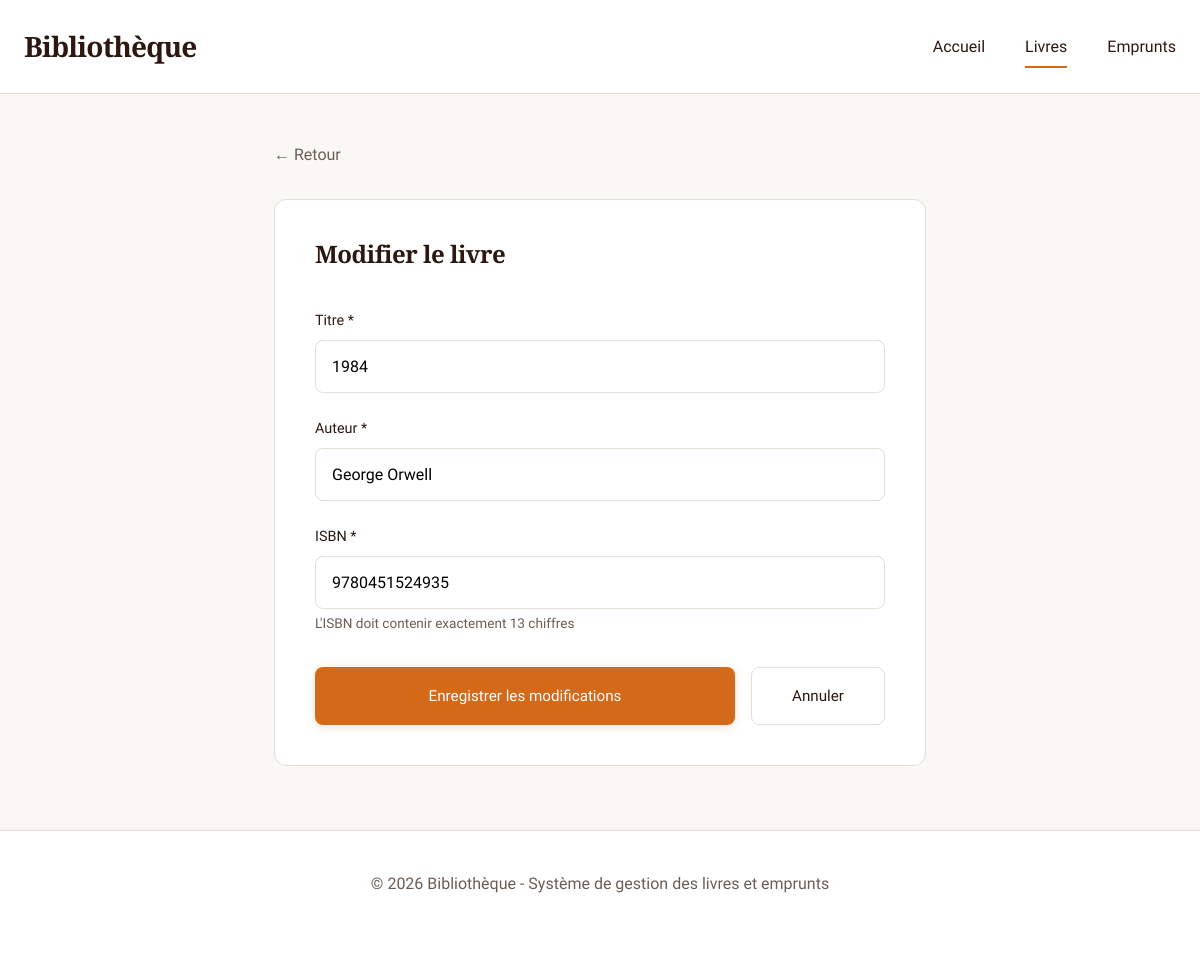
Page /livres/1/modifier/ on the committed database.
### livres/models.py (models this page shows, shortened)
class Livre(models.Model):
    titre = models.CharField(max_length=200, verbose_name="Titre")
    auteur = models.CharField(max_length=200, verbose_name="Auteur")
    isbn = models.CharField(max_length=13, unique=True, verbose_name="ISBN")
    created_at = models.DateTimeField(auto_now_add=True)
    updated_at = models.DateTimeField(auto_now=True)
    class Meta:
        verbose_name = "Livre"
        verbose_name_plural = "Livres"
        ordering = ['-created_at']

### livres/views.py (the view, shortened to what this page needs)
# urls.py: path('livres/<int:pk>/modifier/', views.livre_update, name='livre_update'),
def livre_update(request, pk):
    livre = get_object_or_404(Livre, pk=pk)
    context = {'livre': livre}
    return render(request, 'livres/livre_form.html', context)

### livres/templates/livres/livre_form.html (shortened to what this page needs)
{% extends 'livres/base.html' %}
{% block content %}
<div class="container" style="margin-top: 3rem; max-width: 700px;">
    <div style="margin-bottom: 2rem;">
        <a href="{% if livre %}{% url 'livre_detail' livre.pk %}{% else %}{% url 'livre_list' %}{% endif %}" style="color: var(--color-text-muted);">
            ← Retour
        </a>
    </div>
    <div class="card fade-in">
        <h1 class="card-title">
            {% if livre %}
                Modifier le livre
            {% else %}
                Ajouter un nouveau livre
            {% endif %}
        </h1>
        <form method="post" style="margin-top: 2rem;">
            <div class="form-group">
                <label for="titre" class="form-label">Titre *</label>
                <input
                    type="text"
                    id="titre"
                    name="titre"
                    class="form-control"
                    value="{% if livre %}{{ livre.titre }}{% endif %}"
                    required
                    placeholder="Le titre du livre"
                >
            </div>
            <div class="form-group">
                <label for="auteur" class="form-label">Auteur *</label>
                <input
                    type="text"
                    id="auteur"
                    name="auteur"
                    class="form-control"
                    value="{% if livre %}{{ livre.auteur }}{% endif %}"
                    required
                    placeholder="Nom de l'auteur"
                >
            </div>
            <div class="form-group">
                <label for="isbn" class="form-label">ISBN *</label>
                <input
                    type="text"
                    id="isbn"
                    name="isbn"
                    class="form-control"
                    value="{% if livre %}{{ livre.isbn }}{% endif %}"
                    required
                    placeholder="Numéro ISBN (13 chiffres)"
                    pattern="[0-9]{13}"
                    maxlength="13"
                >
                <small style="color: var(--color-text-muted); font-size: 0.85rem; display: block; margin-top: 0.25rem;">
                    L'ISBN doit contenir exactement 13 chiffres
                </small>
            </div>
            <div style="margin-top: 2rem; display: flex; gap: 1rem;">
                <button type="submit" class="btn btn-primary" style="flex: 1;">
                    {% if livre %}Enregistrer les modifications{% else %}Ajouter le livre{% endif %}
                </button>
                <a href="{% if livre %}{% url 'livre_detail' livre.pk %}{% else %}{% url 'livre_list' %}{% endif %}" class="btn btn-secondary">
                    Annuler
                </a>
            </div>
        </form>
    </div>
</div>
{% endblock %}

### livres/static/css/style.css (style rules this page uses)
:root { --color-primary: #2C1810; --color-secondary: #8B4513; --color-accent: #D4691A; --color-accent-light: #E89553; --color-bg: #FAF8F5; --color-surface: #FFFFFF; --color-text: #2C1810; --color-text-muted: #6B5D54; --color-border: #E5DDD6; --color-success: #2D5F3F; --color-warning: #C87941; --color-danger: #A4372A; --font-display: 'Crimson Pro', serif; --font-body: 'Work Sans', sans-serif; --spacing-xs: 0.5rem; --spacing-sm: 1rem; --spacing-md: 1.5rem; --spacing-lg: 2.5rem; --spacing-xl: 4rem; --radius-sm: 4px; --radius-md: 8px; --radius-lg: 12px; --transition-fast: 150ms ease; --transition-base: 250ms ease; --transition-slow: 400ms ease; }
* { margin: 0; padding: 0; box-sizing: border-box; }
html { font-size: 16px; -webkit-font-smoothing: antialiased; -moz-osx-font-smoothing: grayscale; }
body { font-family: var(--font-body); background-color: var(--color-bg); color: var(--color-text); line-height: 1.6; overflow-x: hidden; }
h1, h2, h3, h4, h5, h6 { font-family: var(--font-display); font-weight: 600; line-height: 1.2; letter-spacing: -0.02em; }
h1 { font-size: clamp(2.5rem, 5vw, 4rem); font-weight: 700; margin-bottom: var(--spacing-lg); }
a { color: var(--color-accent); text-decoration: none; transition: color var(--transition-fast); }
.container { max-width: 1200px; margin: 0 auto; padding: 0 var(--spacing-md); }
.btn { display: inline-block; padding: var(--spacing-sm) var(--spacing-lg); font-family: var(--font-body); font-weight: 500; font-size: 0.95rem; border: none; border-radius: var(--radius-md); cursor: pointer; transition: all var(--transition-base); text-align: center; text-decoration: none; }
.btn-primary { background: var(--color-accent); color: white; box-shadow: 0 2px 8px rgba(212, 105, 26, 0.2); }
.btn-secondary { background: transparent; color: var(--color-text); border: 1px solid var(--color-border); }
.card { background: var(--color-surface); border: 1px solid var(--color-border); border-radius: var(--radius-lg); padding: var(--spacing-lg); margin-bottom: var(--spacing-md); transition: all var(--transition-base); }
.card-title { font-family: var(--font-display); font-size: 1.5rem; font-weight: 600; color: var(--color-primary); }
.form-group { margin-bottom: var(--spacing-md); }
.form-label { display: block; margin-bottom: var(--spacing-xs); font-weight: 500; color: var(--color-text); font-size: 0.9rem; }
.form-control { width: 100%; padding: var(--spacing-sm); border: 1px solid var(--color-border); border-radius: var(--radius-md); font-family: var(--font-body); font-size: 1rem; transition: all var(--transition-base); background: var(--color-surface); }
.fade-in { animation: fadeIn 0.6s ease; }

### rows in the picture
Livre: titre "1984", auteur "George Orwell", isbn "9780451524935"
